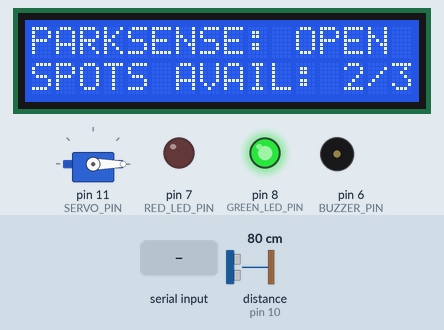
This sketch was run on a simulated Arduino Uno, built with avr-gcc and run on an emulated ATmega328P. On the bench: servo, 16×2 character LCD, output pins drawn as LEDs (lit = HIGH), buzzer (waves = sounding, pin HIGH). Wiring (inferred from the names in the program): ultrasonic range finder: trigger pin 9; echo pin 10. The inputs (shaded band) are chosen by the test bench; at power-on: distance to the obstacle (sensor on pin 10) 80 cm. The echo pulse lasts 58.3 µs per cm; pins used as bus, display or sensor lines are not drawn; what the sketch prints to the serial monitor is not drawn.

Above: at 2.9 s.
3.0 s: distance to the obstacle (sensor on pin 10) set to 12 cm
4.5 s: distance to the obstacle (sensor on pin 10) set to 9 cm
At 5.5 s:
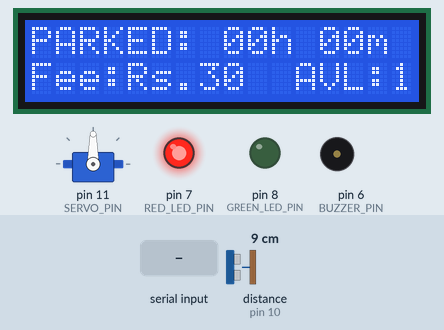
6.4 s: distance to the obstacle (sensor on pin 10) set to 18 cm
At 7.3 s:
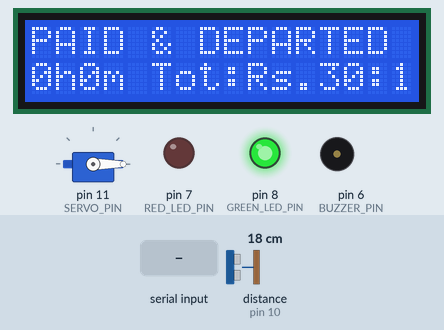
8.0 s: "b" received over Serial
At 9.1 s:
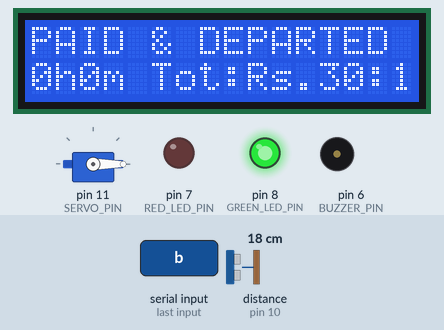
9.6 s: "T" received over Serial
At 9.82 s:
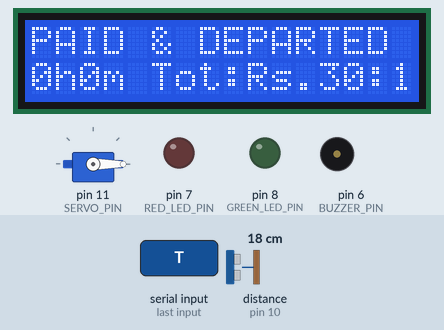
11.4 s: "t" received over Serial
At 11.47 s:
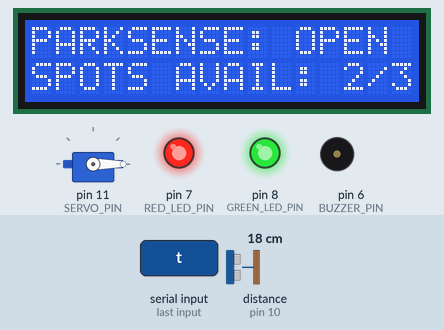
Timing chart, 0 to 14.1 s (numbered marks = the images above; inputs shaded):
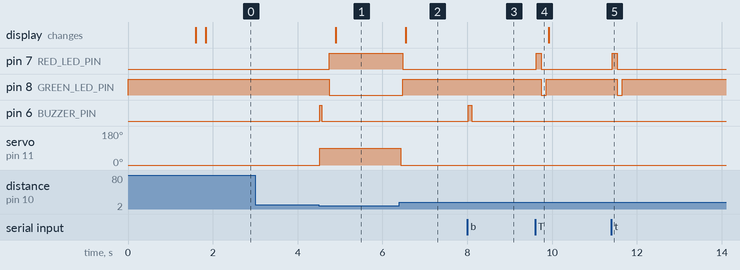

Measured:
- the behaviour switches between 11 and 10 cm on distance to the obstacle (sensor on pin 10) (found by bisection; images 0 and 1)
- after the input at 3.0 s, every drawn part: stays the same
- after the input at 4.5 s, pin 7 (RED_LED_PIN): LOW → HIGH after 0.24 s; pin 8 (GREEN_LED_PIN): HIGH → LOW after 0.24 s; pin 6 (BUZZER_PIN): LOW → HIGH at once, → LOW 0.04 s later; servo on pin 11 (SERVO_PIN): 0° → 90° at once; the display: changes after 0.40 s (image 1)
- after the input at 6.4 s, pin 7 (RED_LED_PIN): HIGH → LOW after 0.08 s; pin 8 (GREEN_LED_PIN): LOW → HIGH after 0.08 s; servo on pin 11 (SERVO_PIN): 90° → 0° at once; the display: changes after 0.15 s (image 2)
- after the input at 8.0 s, pin 6 (BUZZER_PIN): LOW → HIGH at once, → LOW 0.08 s later
- after the input at 9.6 s, pin 7 (RED_LED_PIN): LOW → HIGH at once, → LOW 0.12 s later; pin 8 (GREEN_LED_PIN): HIGH → LOW after 0.14 s, → HIGH 0.12 s later
- after the input at 11.4 s, pin 7 (RED_LED_PIN): LOW → HIGH at once, → LOW 0.12 s later; pin 8 (GREEN_LED_PIN): HIGH → LOW after 0.14 s, → HIGH 0.12 s later

The sketch:

parking_sensor.ino
```cpp
/*
  =============================================================================
  ParkSense IoT - Commercial Smart Parking System Firmware v3.0
  Arduino C++ Source Code with 16x2 I2C LCD Display & Hourly Billing Support
  (Compatible with Arduino Uno, Nano, Mega, Leonardo, ESP32)
  =============================================================================

  WIRING DIAGRAM:
  -----------------------------------------------------------------------------
  1. HC-SR04 Ultrasonic Sensor [REQUIRED]:
     - VCC        -> Arduino 5V
     - GND        -> Arduino GND
     - TRIG (TX)  -> Digital Pin 9
     - ECHO (RX)  -> Digital Pin 10

  2. 16x2 I2C LCD Display (LiquidCrystal_I2C) [PLUG & PLAY]:
     - VCC        -> Arduino 5V
     - GND        -> Arduino GND
     - SDA        -> Pin A4 (on Uno/Nano) or Dedicated SDA
     - SCL        -> Pin A5 (on Uno/Nano) or Dedicated SCL
     - Default I2C Address: 0x27 (or 0x3F)

  3. Optional Peripherals:
     - SG90 Servo Motor  -> Signal: Pin 11 (PWM) | Power: 5V & GND
     - Active Buzzer     -> Signal: Pin 6        | Power: GND
     - Red Status LED    -> Anode (+) via 220Ω to Pin 7 | Cathode (-) to GND
     - Green Status LED  -> Anode (+) via 220Ω to Pin 8 | Cathode (-) to GND

  SERIAL COMMUNICATION:
  -----------------------------------------------------------------------------
  - Baud Rate: 9600 bps, 8 Data Bits, No Parity, 1 Stop Bit (8-N-1)
  - Telemetry Format:
      Distance: XX.X cm
      Parking Status: OCCUPIED (or VACANT)
      Parked Time: XXh XXm XXs
      Hourly Fee: Rs. XX.XX
      --------------------
  - Supported Inbound Commands (via Web Serial API):
      'O' / 'o' -> Force Open Barrier Gate (90°)
      'C' / 'c' -> Force Close Barrier Gate (0°)
      'B' / 'b' -> Trigger Proximity Buzzer Beep
      'T' / 't' -> Run LED Diagnostic Cycle
      'S' / 's' -> Request Instant Telemetry Print
  =============================================================================
*/

// ============================================================================
// HARDWARE CONFIGURATION SWITCHES
// ============================================================================
#define USE_LCD     1   // Set to 1 to enable 16x2 I2C LCD Display, 0 to disable
#define USE_SERVO   1   // Set to 1 to enable SG90 Servo barrier, 0 to disable
#define USE_BUZZER  1   // Set to 1 to enable Active Buzzer, 0 to disable
#define USE_LEDS    1   // Set to 1 to enable Red/Green LEDs, 0 to disable

#if USE_LCD
  #include <Wire.h>
  #include <LiquidCrystal_I2C.h>
  // LiquidCrystal_I2C lcd(I2C_ADDR, COLS, ROWS); Standard address 0x27 or 0x3F
  LiquidCrystal_I2C lcd(0x27, 16, 2);
#endif

#if USE_SERVO
  #include <Servo.h>
  Servo barrierServo;
#endif

// Pin Definitions
const uint8_t TRIG_PIN       = 9;
const uint8_t ECHO_PIN       = 10;
const uint8_t BUZZER_PIN     = 6;
const uint8_t RED_LED_PIN    = 7;
const uint8_t GREEN_LED_PIN  = 8;
const uint8_t SERVO_PIN      = 11;

// Parking Detection Configuration & Research Variables
float occupiedThresholdCm         = 10.0; // Configurable: Distance < occupiedThresholdCm = Vehicle Parked
const float MAX_RELIABLE_DIST_CM  = 250.0; // HC-SR04 optimal ceiling
const unsigned long SENSOR_TIMEOUT_US = 25000; // 25ms timeout (~4.2 meters max)
const float HOURLY_RATE_INR       = 30.0; // Standard rate: ₹30/hour

// Sensor Health & Fault Tracking
bool sensorFault                  = false;
uint8_t consecutiveTimeouts       = 0;
const uint8_t MAX_FAULT_TIMEOUTS  = 4; // 4 consecutive missed echo pulses = sensor fault / disconnected

// Research Response Time Tracking
unsigned long lastEventDetectTime = 0; // Milliseconds timestamp when state change was detected

// State Variables
const uint8_t TOTAL_BAYS    = 3;   // Total parking spaces
uint8_t availableBays       = 2;   // Number of currently available spaces
float currentDistance       = 0.0;
bool isOccupied             = false;
bool manualOverride         = false;
uint8_t consecutiveOccupied = 0;
uint8_t consecutiveVacant   = 0;

// Hourly Parked Duration Tracking
unsigned long parkStartTime = 0;
unsigned int lastAlertedHour = 0;
unsigned long milestoneAlertUntil = 0;
unsigned long sessionDepartureUntil = 0;
float lastSessionTotalFee = 0.0;
unsigned int lastSessionHours = 0;
unsigned int lastSessionMins = 0;

// LCD & Telemetry Timing
unsigned long lastLcdUpdateTime = 0;
const unsigned long LCD_UPDATE_INTERVAL_MS = 500; // Update LCD every 500ms
unsigned long lastTelemetryTime = 0;
const unsigned long TELEMETRY_INTERVAL_MS = 350; // Broadcast every 350ms for web UI

// ============================================================================
// LCD DISPLAY RENDERER
// ============================================================================
void renderDisplay(unsigned long now) {
#if USE_LCD
  if (now - lastLcdUpdateTime < LCD_UPDATE_INTERVAL_MS) {
    return;
  }
  lastLcdUpdateTime = now;

  char row0[17];
  char row1[17];

  // 0. Sensor Fault State Banner
  if (sensorFault) {
    snprintf(row0, sizeof(row0), "SENSOR FAULT!   ");
    snprintf(row1, sizeof(row1), "CHECK SENSOR/VCC");
  }
  // 1. Vehicle just departed summary banner
  else if (now < sessionDepartureUntil) {
    snprintf(row0, sizeof(row0), "PAID & DEPARTED ");
    snprintf(row1, sizeof(row1), "%uh%um Tot:Rs.%u", lastSessionHours, lastSessionMins, (unsigned int)lastSessionTotalFee);
  }
  // 2. Hourly milestone notification banner (triggered every completed hour)
  else if (isOccupied && now < milestoneAlertUntil) {
    snprintf(row0, sizeof(row0), "** %u HR REACHED **", lastAlertedHour);
    unsigned int fee = (lastAlertedHour + 1) * (unsigned int)HOURLY_RATE_INR;
    snprintf(row1, sizeof(row1), "Fee: Rs.%u/hr  ", fee);
  }
  // 3. Normal Occupied State: Show Live Parked Hours, Minutes and Fee
  else if (isOccupied) {
    unsigned long elapsedSec = (now - parkStartTime) / 1000;
    unsigned int hrs = elapsedSec / 3600;
    unsigned int mins = (elapsedSec % 3600) / 60;
    unsigned int billedHours = hrs + 1;
    unsigned int currentFee = billedHours * (unsigned int)HOURLY_RATE_INR;

    // Line 0: "PARKED: 01h 24m "
    snprintf(row0, sizeof(row0), "PARKED: %02uh %02um ", hrs, mins);
    // Line 1: "Fee:Rs.60 AVL:1 "
    uint8_t freeNow = (availableBays > 0) ? (availableBays - 1) : 0;
    snprintf(row1, sizeof(row1), "Fee:Rs.%-3u AVL:%u/%u", currentFee, freeNow, TOTAL_BAYS);
  }
  // 4. Vacant State: Display Welcome & Available Parking Spaces
  else {
    if (availableBays == 0) {
      snprintf(row0, sizeof(row0), "PARKSENSE: FULL ");
      snprintf(row1, sizeof(row1), "NO SPOTS AVAIL  ");
    } else {
      snprintf(row0, sizeof(row0), "PARKSENSE: OPEN ");
      snprintf(row1, sizeof(row1), "SPOTS AVAIL: %u/%u", availableBays, TOTAL_BAYS);
    }
  }

  lcd.setCursor(0, 0);
  lcd.print(row0);
  lcd.setCursor(0, 1);
  lcd.print(row1);
#endif
}

// ============================================================================
// INITIALIZATION
// ============================================================================
void setup() {
  Serial.begin(9600);

  // Ultrasonic sensor pins
  pinMode(TRIG_PIN, OUTPUT);
  pinMode(ECHO_PIN, INPUT);

  // Peripheral pins
  #if USE_BUZZER
    pinMode(BUZZER_PIN, OUTPUT);
    digitalWrite(BUZZER_PIN, LOW);
  #endif

  #if USE_LEDS
    pinMode(RED_LED_PIN, OUTPUT);
    pinMode(GREEN_LED_PIN, OUTPUT);
    digitalWrite(GREEN_LED_PIN, HIGH); // Default: Vacant / Available
    digitalWrite(RED_LED_PIN, LOW);
  #endif

  #if USE_SERVO
    barrierServo.attach(SERVO_PIN);
    barrierServo.write(0); // 0° = Barrier lowered/closed
  #endif

  #if USE_LCD
    lcd.init();
    lcd.backlight();
    lcd.clear();
    lcd.setCursor(0, 0);
    lcd.print(F("ParkSense Smart "));
    lcd.setCursor(0, 1);
    lcd.print(F("Hourly Sys Ready"));
    delay(1500);
    lcd.clear();
  #endif

  Serial.println(F("========================================="));
  Serial.println(F("ParkSense IoT C++ Firmware v3.0 Ready"));
  Serial.print(F("Baud: 9600 | Configurable Threshold: "));
  Serial.print(occupiedThresholdCm, 1);
  Serial.println(F(" cm"));
  Serial.println(F("Sensor Fault Diagnostics: ACTIVE"));
  Serial.println(F("I2C 16x2 LCD: ENABLED | Hourly Display: ACTIVE"));
  Serial.println(F("========================================="));
}

// ============================================================================
// ULTRASONIC SENSOR MEASUREMENT (Filtered with Fault Detection)
// ============================================================================
float readUltrasonicDistance() {
  // Clear trigger
  digitalWrite(TRIG_PIN, LOW);
  delayMicroseconds(2);

  // 10 microsecond trigger pulse
  digitalWrite(TRIG_PIN, HIGH);
  delayMicroseconds(10);
  digitalWrite(TRIG_PIN, LOW);

  // Measure echo return time with timeout to prevent blocking
  unsigned long echoTime = pulseIn(ECHO_PIN, HIGH, SENSOR_TIMEOUT_US);

  if (echoTime == 0) {
    // Sensor pulse failed to return (timeout, disconnected, or blocked)
    consecutiveTimeouts++;
    if (consecutiveTimeouts >= MAX_FAULT_TIMEOUTS) {
      sensorFault = true;
      return -1.0; // Definite sensor fault indicator
    }
    // Transient timeout in wide-open clear space
    return 100.0;
  }

  // Calculate distance in cm: Speed of sound = 0.0343 cm/µs
  float dist = (float)echoTime * 0.0343 / 2.0;

  // Abnormal out-of-range sensor detection (< 1.5 cm is below HC-SR04 physical blind zone)
  if (dist < 1.5) {
    consecutiveTimeouts++;
    if (consecutiveTimeouts >= MAX_FAULT_TIMEOUTS) {
      sensorFault = true;
      return -1.0;
    }
  } else {
    // Valid reading restores healthy sensor state
    consecutiveTimeouts = 0;
    sensorFault = false;
  }

  // Clamp within realistic limits
  if (dist < 2.0) dist = 2.0;
  if (dist > MAX_RELIABLE_DIST_CM) dist = MAX_RELIABLE_DIST_CM;

  return dist;
}

// ============================================================================
// INBOUND SERIAL COMMAND PROCESSOR (Web Serial API Bidirectional Control)
// ============================================================================
void processSerialCommands() {
  while (Serial.available() > 0) {
    char cmd = Serial.read();

    switch (cmd) {
      case 'O':
      case 'o':
        // Manually Open Barrier Gate (90°)
        #if USE_SERVO
          barrierServo.write(90);
        #endif
        manualOverride = true;
        Serial.println(F("[CMD] Barrier Gate Opened (Manual Override)"));
        break;

      case 'C':
      case 'c':
        // Manually Close Barrier Gate (0°)
        #if USE_SERVO
          barrierServo.write(0);
        #endif
        manualOverride = false;
        Serial.println(F("[CMD] Barrier Gate Closed (Auto Mode Resumed)"));
        break;

      case 'B':
      case 'b':
        // Test Proximity Buzzer
        #if USE_BUZZER
          digitalWrite(BUZZER_PIN, HIGH);
          delay(80);
          digitalWrite(BUZZER_PIN, LOW);
        #endif
        Serial.println(F("[CMD] Buzzer Beep Test Executed"));
        break;

      case 'T':
      case 't':
        // Diagnostic LED Flash
        #if USE_LEDS
          digitalWrite(GREEN_LED_PIN, HIGH);
          digitalWrite(RED_LED_PIN, HIGH);
          delay(120);
          digitalWrite(GREEN_LED_PIN, LOW);
          digitalWrite(RED_LED_PIN, LOW);
          delay(120);
          digitalWrite(GREEN_LED_PIN, isOccupied ? LOW : HIGH);
          digitalWrite(RED_LED_PIN, isOccupied ? HIGH : LOW);
        #endif
        Serial.println(F("[CMD] LED Diagnostic Cycle Complete"));
        break;

      case 'H':
      case 'h':
        // Configurable Detection Threshold command: "H:12.5" or "H 15.0"
        {
          float newThresh = Serial.parseFloat();
          if (newThresh >= 2.0 && newThresh <= 200.0) {
            occupiedThresholdCm = newThresh;
            Serial.print(F("[CMD] Configured Detection Threshold: "));
            Serial.print(occupiedThresholdCm, 1);
            Serial.println(F(" cm"));
          } else {
            Serial.print(F("[CMD] Current Detection Threshold: "));
            Serial.print(occupiedThresholdCm, 1);
            Serial.println(F(" cm"));
          }
        }
        break;

      case 'S':
      case 's':
        // Request instant telemetry print
        lastTelemetryTime = 0;
        break;

      default:
        // Ignore line breaks and unknown characters
        break;
    }
  }
}

// ============================================================================
// MAIN APPLICATION LOOP
// ============================================================================
void loop() {
  unsigned long now = millis();

  // 1. Process incoming commands from Web Serial
  processSerialCommands();

  // 2. Sample ultrasonic sensor
  float measuredDist = readUltrasonicDistance();

  // 3. Debounce State Evaluation
  if (sensorFault) {
    // SENSOR FAULT DETECTED: Reset debounce counters, do NOT alter billing/occupied state
    consecutiveOccupied = 0;
    consecutiveVacant = 0;
  } else if (measuredDist > 0.0 && measuredDist < occupiedThresholdCm) {
    consecutiveOccupied++;
    consecutiveVacant = 0;
    if (consecutiveOccupied >= 2) {
      if (!isOccupied) {
        isOccupied = true;
        parkStartTime = now;
        lastAlertedHour = 0;
        lastEventDetectTime = now; // Research detection timestamp for latency logging

        #if USE_SERVO
          if (!manualOverride) barrierServo.write(90); // Open barrier for car
        #endif

        #if USE_BUZZER
          // Chime on arrival
          digitalWrite(BUZZER_PIN, HIGH);
          delay(40);
          digitalWrite(BUZZER_PIN, LOW);
        #endif
      }
    }
  } else if (measuredDist >= occupiedThresholdCm) {
    consecutiveVacant++;
    consecutiveOccupied = 0;
    if (consecutiveVacant >= 2) {
      if (isOccupied) {
        isOccupied = false;
        lastEventDetectTime = now; // Research detection timestamp for latency logging

        // Calculate session summary
        unsigned long elapsedSec = (now - parkStartTime) / 1000;
        lastSessionHours = elapsedSec / 3600;
        lastSessionMins = (elapsedSec % 3600) / 60;
        lastSessionTotalFee = (float)(lastSessionHours + 1) * HOURLY_RATE_INR;
        sessionDepartureUntil = now + 3000; // Show departure summary for 3 seconds

        #if USE_SERVO
          if (!manualOverride) barrierServo.write(0); // Lower barrier when car leaves
        #endif
      }
    }
  }

  currentDistance = measuredDist;

  // 4. Hourly Milestone Notification Checker (Runs when vehicle is parked)
  if (isOccupied && !sensorFault) {
    unsigned long elapsedSec = (now - parkStartTime) / 1000;
    unsigned int currentHours = elapsedSec / 3600;

    // Check if a new hour has passed (1 hour, 2 hours, 3 hours...)
    if (currentHours > lastAlertedHour) {
      lastAlertedHour = currentHours;
      milestoneAlertUntil = now + 4000; // Show hourly alert on display for 4 seconds

      Serial.print(F("[HOURLY ALERT] *** Milestone: "));
      Serial.print(currentHours);
      Serial.print(F(" Hour(s) Elapsed! New Fee: Rs. "));
      Serial.print((currentHours + 1) * (unsigned int)HOURLY_RATE_INR);
      Serial.println(F(".00 ***"));

      #if USE_BUZZER
        // Double-beep chime alert for new hour milestone
        digitalWrite(BUZZER_PIN, HIGH); delay(70);
        digitalWrite(BUZZER_PIN, LOW);  delay(60);
        digitalWrite(BUZZER_PIN, HIGH); delay(70);
        digitalWrite(BUZZER_PIN, LOW);
      #endif
    }
  }

  // 5. Update 16x2 I2C LCD Display
  renderDisplay(now);

  // 6. Broadcast Telemetry Packet over Serial (parsed by React Web Serial hook)
  if (now - lastTelemetryTime >= TELEMETRY_INTERVAL_MS) {
    lastTelemetryTime = now;

    if (sensorFault) {
      Serial.println(F("Distance: ERR cm"));
      Serial.println(F("Parking Status: SENSOR_ERROR"));
      Serial.println(F("Sensor Health: FAULT (TIMEOUT/DISCONNECTED)"));

      #if USE_LEDS
        // Alternating alert flash on LEDs during sensor fault
        digitalWrite(RED_LED_PIN, (now / 250) % 2 == 0 ? HIGH : LOW);
        digitalWrite(GREEN_LED_PIN, (now / 250) % 2 == 1 ? HIGH : LOW);
      #endif
    } else {
      Serial.print(F("Distance: "));
      Serial.print(currentDistance, 1);
      Serial.println(F(" cm"));

      Serial.print(F("Threshold: "));
      Serial.print(occupiedThresholdCm, 1);
      Serial.println(F(" cm"));

      Serial.println(F("Sensor Health: HEALTHY"));

      if (lastEventDetectTime > 0) {
        Serial.print(F("DetectTimestampMs: "));
        Serial.println(lastEventDetectTime);
      }

      if (isOccupied) {
        Serial.println(F("Parking Status: OCCUPIED"));

        unsigned long elapsedSec = (now - parkStartTime) / 1000;
        unsigned int h = elapsedSec / 3600;
        unsigned int m = (elapsedSec % 3600) / 60;
        unsigned int s = elapsedSec % 60;

        Serial.print(F("Parked Time: "));
        Serial.print(h); Serial.print(F("h "));
        Serial.print(m); Serial.print(F("m "));
        Serial.print(s); Serial.println(F("s"));

        Serial.print(F("Hourly Fee: Rs. "));
        Serial.println((h + 1) * (unsigned int)HOURLY_RATE_INR);

        #if USE_LEDS
          digitalWrite(RED_LED_PIN, HIGH);
          digitalWrite(GREEN_LED_PIN, LOW);
        #endif
      } else {
        Serial.println(F("Parking Status: VACANT"));

        #if USE_LEDS
          digitalWrite(RED_LED_PIN, LOW);
          digitalWrite(GREEN_LED_PIN, HIGH);
        #endif

        #if USE_BUZZER
          digitalWrite(BUZZER_PIN, LOW);
        #endif
      }
    }

    Serial.println(F("--------------------"));
  }

  delay(20); // Yield for stability
}
```
